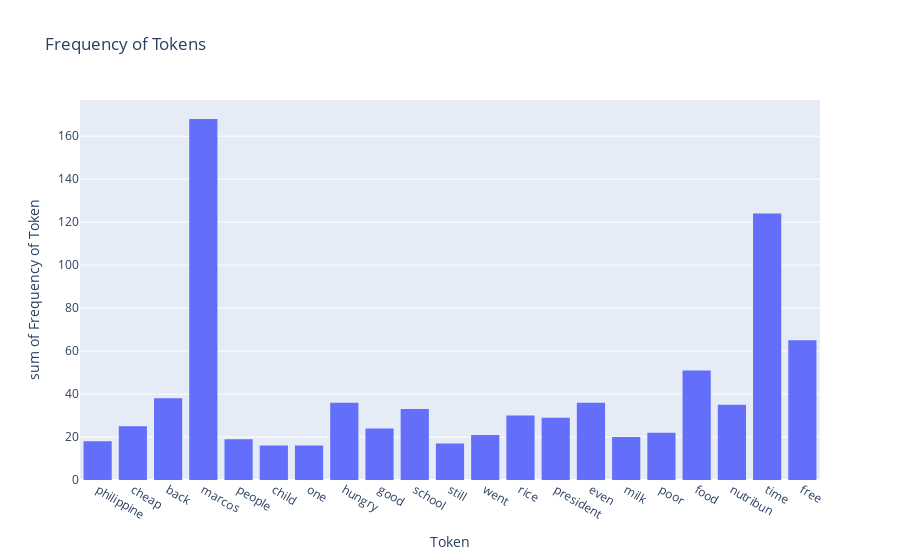

Notebook cell for this chart:
### Markdown cell above
#### Displaying the most common tokens

This will be used to get an initial glimpse of the most common keywords before the data analysis and clustering.

### Code cell
all_tokens = []

for i in range(len(tokenized_tweets)):
    all_tokens.extend(tokenized_tweets[0][i])
    
tok = []
tok_freq = []

for n in set(all_tokens):
    tok_count = all_tokens.count(n)
    if tok_count > 15:
        tok.append(n)
        tok_freq.append(all_tokens.count(n))

tok_freq_df = pd.DataFrame({'Token': tok, 'Frequency of Token': tok_freq})
    
# Plot token frequency in Histogram

fig = px.histogram(tok_freq_df, x='Token', y='Frequency of Token', title='Frequency of Tokens')
fig.show()
fig.write_html("plots_tokfreq.html")

### Figure 1 — Plotly figure (JSON) as saved in the notebook; plotly's stock layout.template omitted (floating-point values rounded to 4 significant figures)
{"data": [{"alignmentgroup": "True", "bingroup": "x", "histfunc": "sum", "hovertemplate": "Token=%{x}<br>sum of Frequency of Token=%{y}<extra></extra>", "legendgroup": "", "marker": {"color": "#636efa", "pattern": {"shape": ""}}, "name": "", "offsetgroup": "", "orientation": "v", "showlegend": false, "type": "histogram", "x": ["philippine", "cheap", "back", "marcos", "people", "child", "one", "hungry", "good", "school", "still", "went", "rice", "president", "even", "milk", "poor", "food", "nutribun", "time", "free"], "xaxis": "x", "y": [18, 25, 38, 168, 19, 16, 16, 36, 24, 33, 17, 21, 30, 29, 36, 20, 22, 51, 35, 124, 65], "yaxis": "y"}], "layout": {"barmode": "relative", "legend": {"tracegroupgap": 0}, "title": {"text": "Frequency of Tokens"}, "xaxis": {"anchor": "y", "domain": [0, 1], "title": {"text": "Token"}}, "yaxis": {"anchor": "x", "domain": [0, 1], "title": {"text": "sum of Frequency of Token"}}}}
